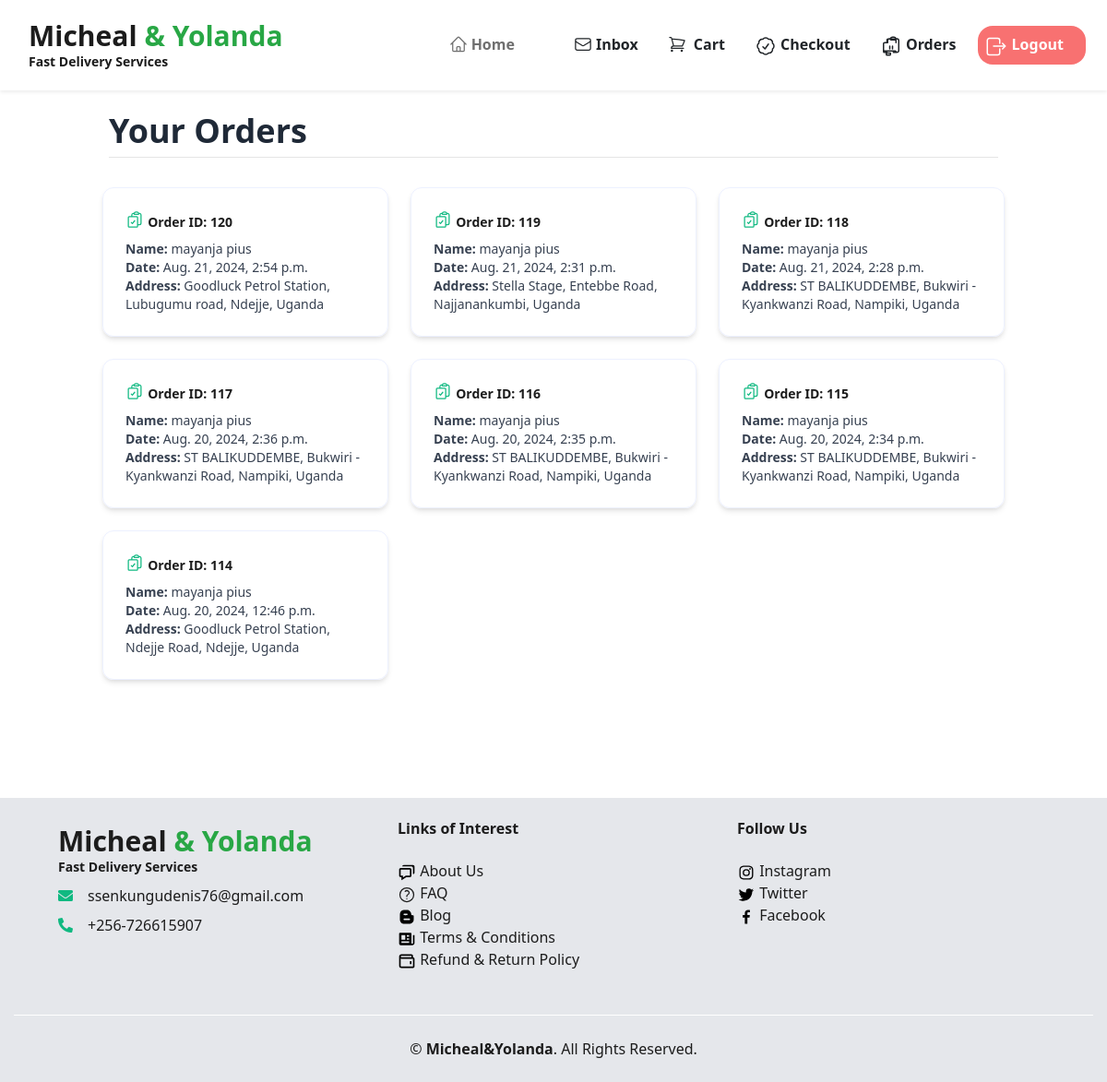
The app's page /order/orders/ (signed in) with its own data.
### orders/models.py (models this page shows, shortened)
class Order(models.Model):
    user = models.ForeignKey(User, related_name='orders', on_delete=models.CASCADE, null=True)
    address = models.CharField(max_length=250)
    phone_number = models.CharField(max_length=20)
    created = models.DateTimeField(auto_now_add=True)
    updated = models.DateTimeField(auto_now=True)
    paid = models.BooleanField(default=False)
    class Meta:
        ordering = ['-created']
        indexes = [
             models.Index(fields=['-created']),
             ]

### user/models.py (models this page shows, shortened)
class Customer(models.Model):
    user = models.OneToOneField(User, on_delete=models.CASCADE, primary_key=True, related_name='customer')
    first_name = models.CharField(max_length=100)
    last_name = models.CharField(max_length=100)
    created_at = models.DateTimeField(default=timezone.now)

### orders/views.py (the view)
# urls.py: path('order/', include('orders.urls')),
@customer_required
def orders(request):
    customer = Customer.objects.get(user=request.user)
    orders = Order.objects.filter(user=request.user)
    return render(request, 'order/orders.html', {'orders':orders,'customer':customer})

### cart/cart.py (called while the page is built)
    def __len__(self):
        return sum(item['quantity'] for item in self.cart.values())

### cart/context_processors.py (called while the page is built)
def cart(request):
    return {'cart': Cart(request)}

def cart_count(request):
    cart = Cart(request)
    return {'cart_count': len(cart)}

### jumia/context_processors.py (called while the page is built)
def categories(request):
    cat = Categories.objects.all()
    return {'cat': cat}

### orders/templates/order/orders.html (shortened to what this page needs)
{% extends 'jumia/base.html' %}
{% block content %}
<div class="container py-4">
    <h1 class="flex text-start text-xl lg:text-4xl font-bold text-gray-800 mb-2">Your Orders</h1>
    <hr class="mb-8">
    <div class="row px-2">
        {% if orders %}
        <div class="grid grid-cols-1 md:grid-cols-2 lg:grid-cols-3 gap-6">
            {% for order in orders %}
            <a href="{% url 'orders:detail' order.id %}" class="block transition transform hover:scale-105 bg-white">
                <div class="border border-gray-100 shadow-md rounded-xl p-6 hover:bg-gray-50">
                    <div class="text-green-500 mb-1">
                        <h2 class="text-sm font-bold inline-block">Order ID: {{ order.id }}</h2>
                    </div>
                    <div class="text-sm text-gray-700">
                        <p><strong>Name:</strong> {{ customer.first_name }} {{ customer.last_name }}</p>
                        <p><strong>Date:</strong> {{ order.created }}</p>
                        <p><strong>Address:</strong> {{ order.address }}</p>
                    </div>
                </div>
            </a>
            {% endfor %}
        </div>
        {% endif %}
    </div>
</div>
{% endblock %}

### records on screen
Order: id "120", created "Aug. 21, 2024, 2:54 p.m.", address "Goodluck Petrol Station, Lubugumu road, Ndejje, Uganda"
Customer: first_name "mayanja", last_name "pius"
Order: id "119", created "Aug. 21, 2024, 2:31 p.m.", address "Stella Stage, Entebbe Road, Najjanankumbi, Uganda"
Order: id "118", created "Aug. 21, 2024, 2:28 p.m.", address "ST BALIKUDDEMBE, Bukwiri - Kyankwanzi Road, Nampiki, Uganda"
Order: id "117", created "Aug. 20, 2024, 2:36 p.m.", address "ST BALIKUDDEMBE, Bukwiri - Kyankwanzi Road, Nampiki, Uganda"
Order: id "116", created "Aug. 20, 2024, 2:35 p.m.", address "ST BALIKUDDEMBE, Bukwiri - Kyankwanzi Road, Nampiki, Uganda"
Order: id "115", created "Aug. 20, 2024, 2:34 p.m.", address "ST BALIKUDDEMBE, Bukwiri - Kyankwanzi Road, Nampiki, Uganda"
Order: id "114", created "Aug. 20, 2024, 12:46 p.m.", address "Goodluck Petrol Station, Ndejje Road, Ndejje, Uganda"
